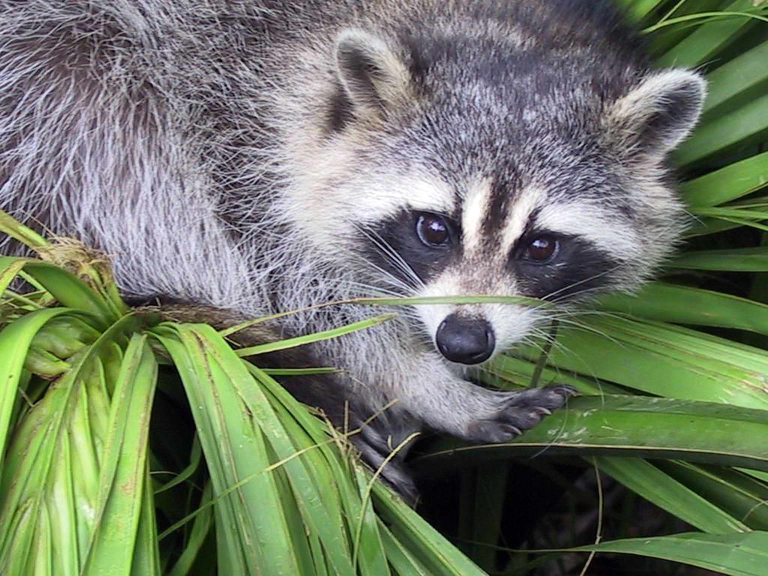
#> input picture Ex3_Data_Representation/Task1/raccoon.jpg, 1536 x 1152 px (shown at 1/2 size)
$ jupyter execute part2.ipynb   (shell and % lines are left out)
#> lines starting #> are read from the running program, lines starting #| are printed output that depends on the picture
### Ex3_Data_Representation/Task2/pca.py
import numpy as np

class PCA():
    """
    A class for Principal Components Analysis, with several related methods implemented.
    """

    def __init__(self, X):
        """
        Args:
            X: the input data points. 2-d numpy array with shape (N, d).
               N for N points, d is the dimensionality of each data point.
        """
        self.X = X
        self.s = None

    def svd(self, full_matrices=True):
        """
        Perform singular value decomposition to the data.

        Args:
            full_matrices: If True (default), u (N, N) and vh (d, d) are square matrices;
                            If False, u and vh have shapes (N, r) and (r, d), where r = min(N, d).

        returns:
            u: left singular vectors;
            s: singular values in descending order;
            vh: right singular values;
        """
        X_tilde = self.X - self.X.mean(axis=0)
        u, s, vh = np.linalg.svd(X_tilde, full_matrices=full_matrices)
        self.s = s

        return u, s, vh

    def reconstruct(self, components: int, full_matrices: bool):
        """
        Reconstruct the matrix with the given number of principal components.

        Args:
            components: int, the number of principal components;
            full_matrices: argument for the svd method.

        return:
            result: 2-d numpy array, the resulting matrix.
        """
        u, s, vh = self.svd(full_matrices)
        # Note: if using this formula to reconstruct the matrix, set the full_matrices to False!
        s_new = np.zeros(s.shape[0])
        s_new[:components] = s[:components]
        s_hat = np.diag(s_new)
        result = u @ s_hat @ vh + self.X.mean(axis=0)

        return result

    def energy_loss(self, p):
        """
        Compute at what number of the principal components is the “energy” lost smaller than p.

        Args:
            p: percentage of the energy loss.

        return:
            the least number of components needed.
        """
        percentage = np.cumsum(self.s) / np.sum(self.s)
        num = np.where(percentage > (1 - p))[0][0] + 1

        return num

### Ex3_Data_Representation/Task1/part2.ipynb
# Task 1/4 Principal Component Analysis Part 2

In this part, we will process an image of a raccoon with PCA.
We take the columns of the figure as data points, and apply SVD. We reconstruct the image with different number of principal components and analyze the results.

[cell 1]
from PIL import Image
import numpy as np
import matplotlib.pyplot as plt
from pca import PCA
import cv2

We first download the figure on this [website](https://pixnio.com/fauna-animals/raccoons/raccoon-procyon-lotor), and put it in the current directory. We load the figure, and convert it to gray-scale, and resize it to (249, 185). After that, we store the figure as a numpy array.

[cell 2]
img = np.asarray(Image.open('raccoon.jpg').convert("L").resize((249, 185)))
print(repr(img))
#> (printed output is left out)

We take a look at the original figure.

[cell 3]
plt.imshow(img)

Detecting edges with Canny.

[cell 4]
edges = cv2.Canny(img, 100, 200)
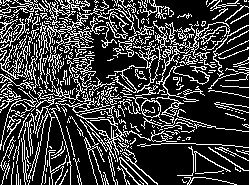
#> edges: shape (185, 249); 23.7% white in thin lines or dots
plt.imshow(edges)

Now let's check if the figure has the expected shape.

[cell 5]
img.shape
#> Out = (185, 249)

We create a PCA instance. Note here we take columns of the figure as data points, so we need to transpose the matrix.

[cell 6]
raccoon = PCA(img.T)
#> in __init__, `self.X = X`:
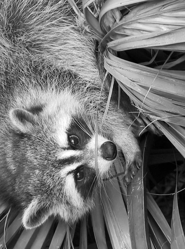
#> self.X: shape (249, 185); min 0, max 255, mean 116.5

We obtain the array containing eigenvalues.

[cell 7]
_, s, _ = raccoon.svd(full_matrices=False)
#> in svd, `X_tilde = self.X - self.X.mean(axis=0)`:
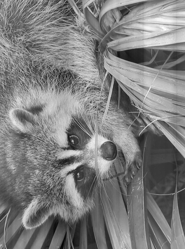
#> X_tilde: shape (249, 185) float64; min -152.6, max 154.8, mean 0; drawn with min black and max white
#> in svd, `u, s, vh = np.linalg.svd(X_tilde, full_matrices=full_matrices)`:
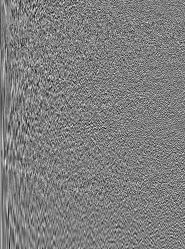
#> u: shape (249, 185) float64; min -0.283, max 0.286, mean -3.1e-18; drawn with min black and max white
#> in svd, `u, s, vh = np.linalg.svd(X_tilde, full_matrices=full_matrices)`:
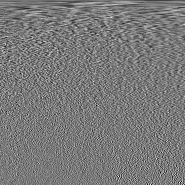
#> vh: shape (185, 185) float64; min -0.356, max 0.389, mean -0.000348; drawn with min black and max white
#> in svd, `u, s, vh = np.linalg.svd(X_tilde, full_matrices=full_matrices)`: s = 185 values, max 6199.1 at index 0, min 17.95 at index 184, mean 411.8
#> in svd, `self.s = s`: self.s has the same summary as s

We call the `reconstruct` method to reconstruct the image with all principal components and visualize it.

[cell 8]
img_all = raccoon.reconstruct(s.shape[0], full_matrices=False)
plt.imshow(img_all.T)

[cell 9]
gray_img_all = cv2.convertScaleAbs(img_all.T)
edges_all = cv2.Canny(gray_img_all, 100, 200)
plt.imshow(edges_all)

We reconstruct the image with 120 principal components.

[cell 10]
img_120 = raccoon.reconstruct(120, full_matrices=False)
plt.imshow(img_120.T)

[cell 11]
gray_img_120 = cv2.convertScaleAbs(img_120.T)
edges_120 = cv2.Canny(gray_img_120, 100, 200)
#> edges_120: shape (185, 249); 23.8% white in thin lines or dots
plt.imshow(edges_120)

We reconstruct the image with 50 principal components.

[cell 12]
img_50 = raccoon.reconstruct(50, full_matrices=False)
plt.imshow(img_50.T)

[cell 13]
gray_img_50 = cv2.convertScaleAbs(img_50.T)
edges_50 = cv2.Canny(gray_img_50, 100, 200)
#> edges_50: shape (185, 249); 23.4% white in thin lines or dots
plt.imshow(edges_50)

We reconstruct the image with 10 principal components.

[cell 14]
img_10 = raccoon.reconstruct(10, full_matrices=False)
#> call 4 of reconstruct, with components = 10, full_matrices = False
#> in reconstruct (call 4), `result = u @ s_hat @ vh + self.X.mean(axis=0)`:
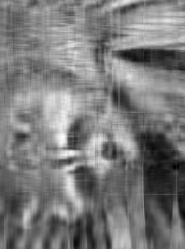
#> result: shape (249, 185) float64; min -28.32, max 271.5, mean 116.5; drawn with min black and max white
plt.imshow(img_10.T)
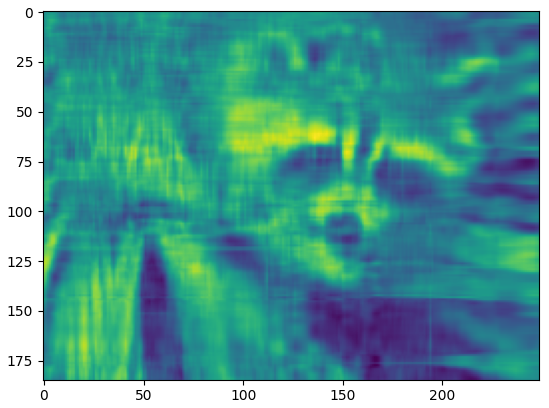
#> figure drawn by matplotlib, 1 panel

[cell 15]
gray_img_10 = cv2.convertScaleAbs(img_10.T)
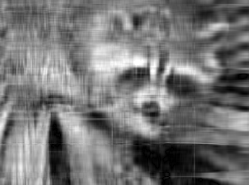
#> gray_img_10: shape (185, 249); min 0, max 255, mean 116.5
edges_10 = cv2.Canny(gray_img_10, 100, 200)
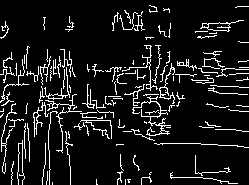
#> edges_10: shape (185, 249); 9.5% white in thin lines or dots
plt.imshow(edges_10)

Finally, we call `energy_loss` method to compute what number is the “energy” lost through truncation smaller than 1%.

[cell 16]
raccoon.energy_loss(0.01)
#> in energy_loss, `percentage = np.cumsum(self.s) / np.sum(self.s)`: percentage = 185 values from 0.0814 to 1
#> in energy_loss, `num = np.where(percentage > (1 - p))[0][0] + 1`: num = 165
#> Out = 165

We also compute how many components do we need to capture 90% of the energy.

[cell 17]
raccoon.energy_loss(0.1)
#> Out = 101

We compute the Frobenius norm as a measurement for error.

[cell 18]
err = []
err.append(np.linalg.norm(img_all.T - img, 'fro'))
err.append(np.linalg.norm(img_120.T - img, 'fro'))
err.append(np.linalg.norm(img_50.T - img, 'fro'))
err.append(np.linalg.norm(img_10.T - img, 'fro'))

Merge all the images into one large image.

[cell 19]
fig, axs = plt.subplots(nrows=2, ncols=4, figsize=(10, 5))  # Adjust figsize to make the plot more compact

axs[0, 0].imshow(img_all.T, cmap='gray')
axs[0, 0].set_title(f'All\nerr={err[0]}'), axs[0, 0].set_xticks([]), axs[0, 0].set_yticks([])

axs[1, 0].imshow(edges_all, cmap='gray')
axs[1, 0].set_xticks([]), axs[1, 0].set_yticks([])

axs[0, 1].imshow(img_120.T, cmap='gray')
axs[0, 1].set_title(f'120\nerr={err[1]}'), axs[0, 1].set_xticks([]), axs[0, 1].set_yticks([])

axs[1, 1].imshow(edges_120, cmap='gray')
axs[1, 1].set_xticks([]), axs[1, 1].set_yticks([])

axs[0, 2].imshow(img_50.T, cmap='gray')
axs[0, 2].set_title(f'50\nerr={err[2]}'), axs[0, 2].set_xticks([]), axs[0, 2].set_yticks([])

axs[1, 2].imshow(edges_50, cmap='gray')
axs[1, 2].set_xticks([]), axs[1, 2].set_yticks([])

axs[0, 3].imshow(img_10.T, cmap='gray')
axs[0, 3].set_title(f'10\nerr={err[3]}'), axs[0, 3].set_xticks([]), axs[0, 3].set_yticks([])

axs[1, 3].imshow(edges_10, cmap='gray')
axs[1, 3].set_xticks([]), axs[1, 3].set_yticks([])

plt.tight_layout(pad=0.4, w_pad=0.5, h_pad=1.0)
plt.show()
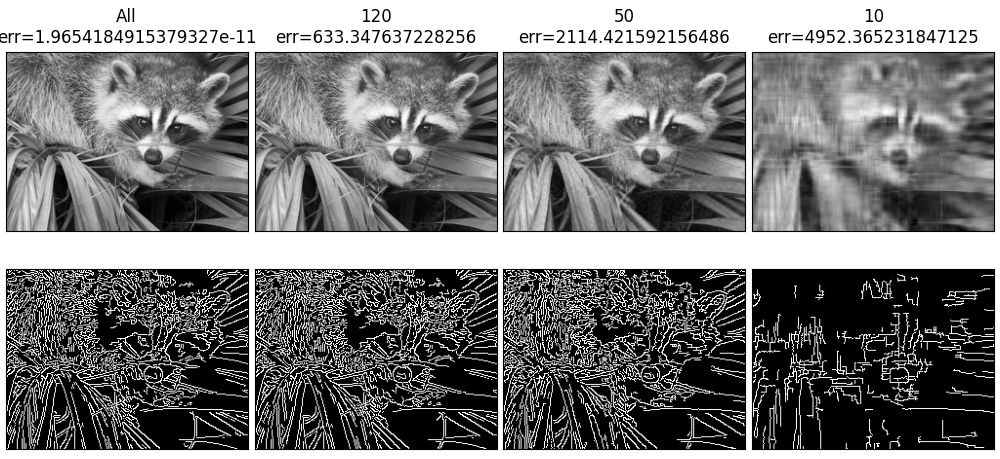
#> figure drawn by matplotlib, 8 panels
